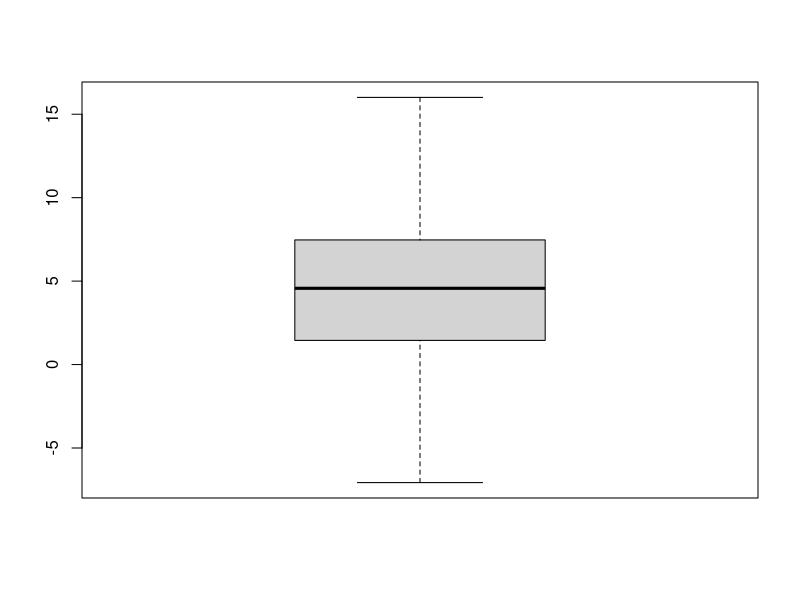
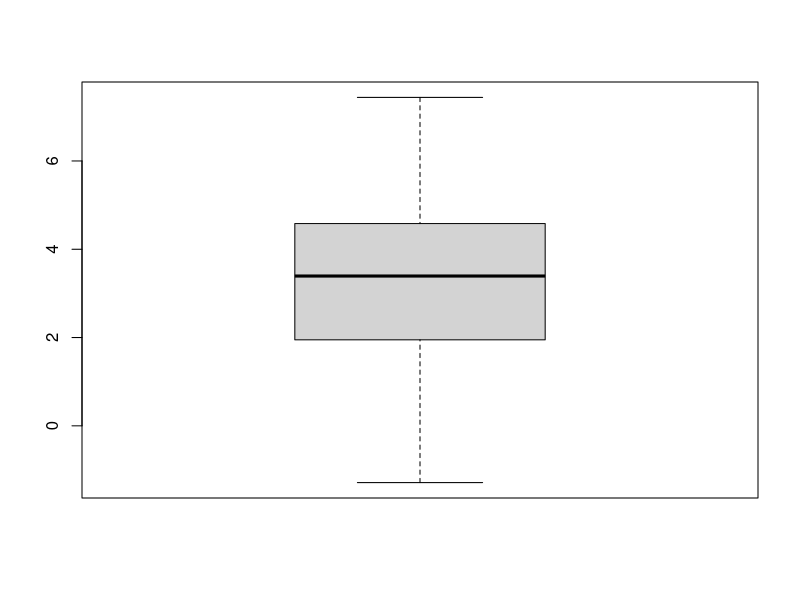
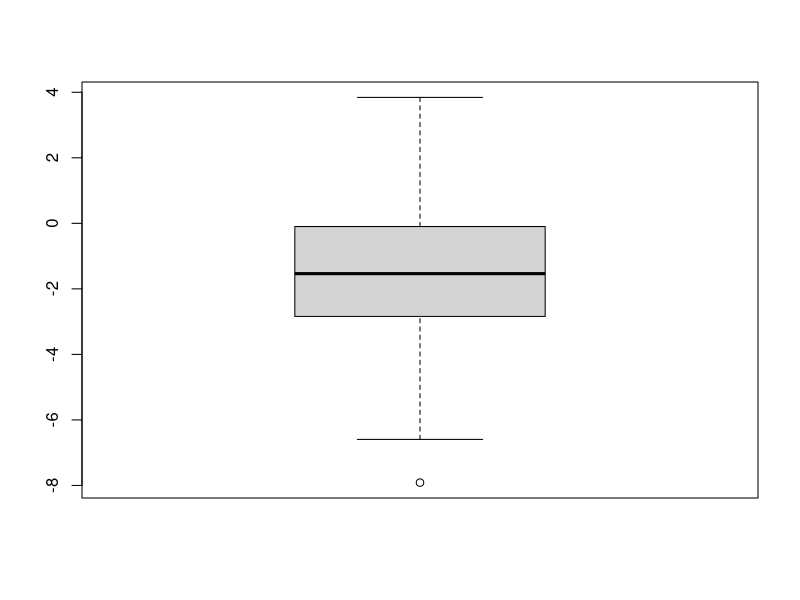
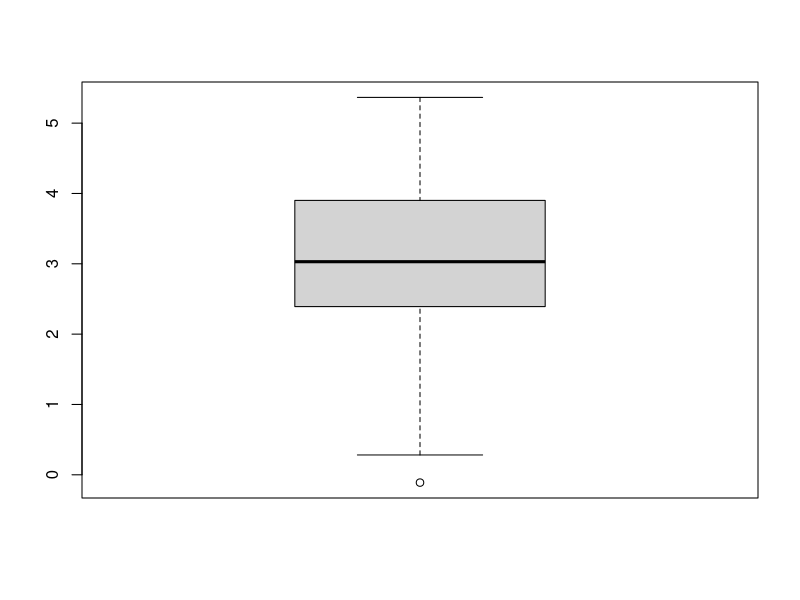
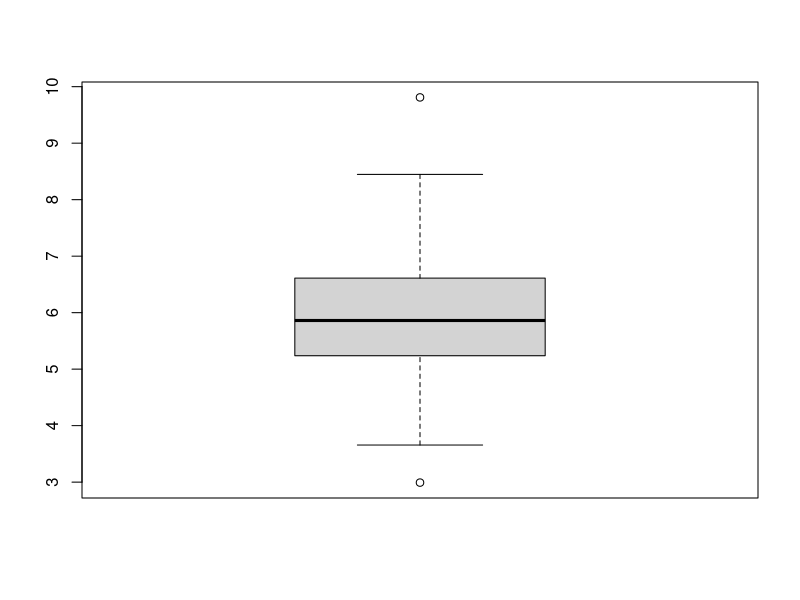
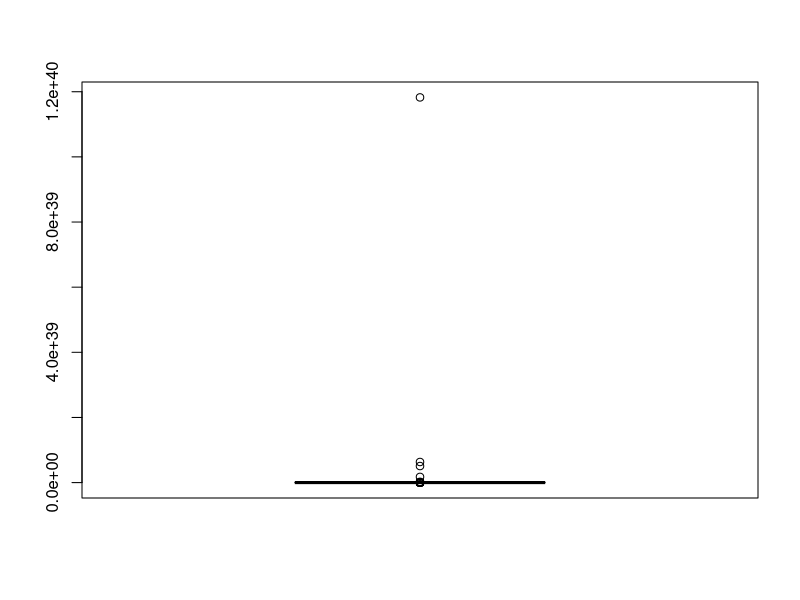
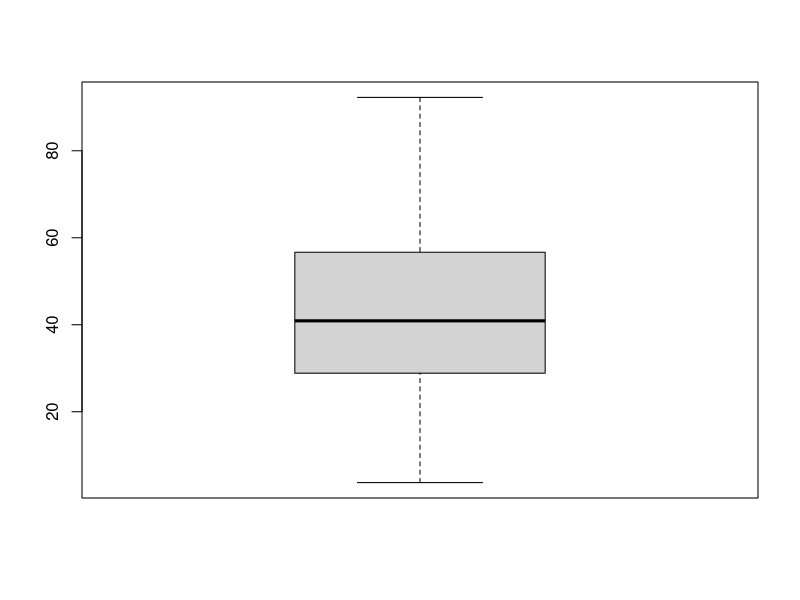
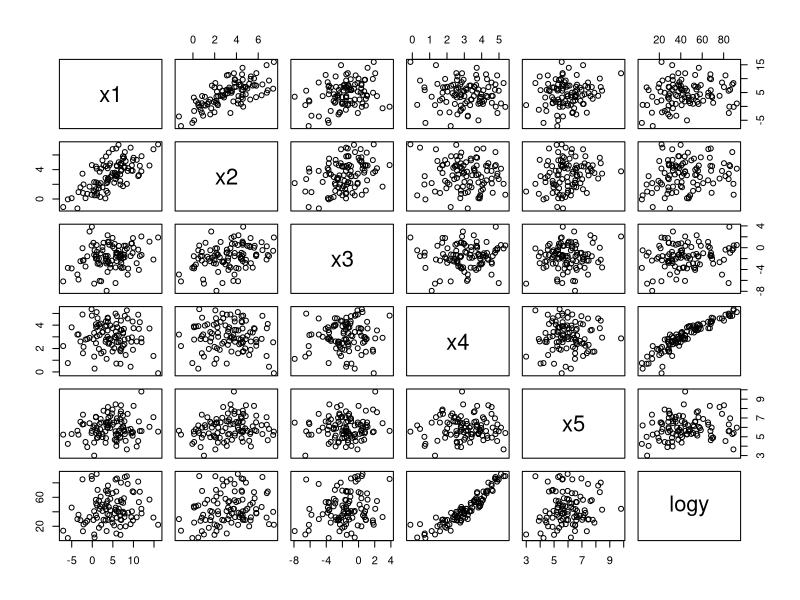

Here is the R script that generated these plots, in order:

# Homework 10 Solution
# WDB
# due 11/15/2021


################### HOW I GENERATED THE DATA #####################


n <- 100

set.seed(1)
x1 <- rnorm(n, 4, 5)
x2 <- .3*x1 + rnorm(n, 2, 1.5)
x3 <- .4*x2 + rnorm(n, -3, 2)
x4 <- rnorm(n, 3, 1.2)
x5 <- rnorm(n, 6, 1)

y <- exp(2 + .5*x2*x5 + 3*(x4^2) + rnorm(n, sd=.5))

z <- data.frame(x1, x2, x3, x4, x5, y)
z <- round(z, 3)

write.csv(z, "simulated.csv", row.names=FALSE)





####################### SOLUTION ############################



# Are any transformations called for?
boxplot(z$x1) # fine
boxplot(z$x2) # fine
boxplot(z$x3) # fine
boxplot(z$x4) # fine
boxplot(z$x5) # fine
boxplot(z$y) # strongly right-skewed
boxplot(log(z$y)) # beautiful, so let's use log(y) instead of y as our response
z$logy <- log(z$y)

attach(z)

# Look at bottom row of pairs plot to determine most predictive explanatory variable
pairs(z[, -6])
# x4 is easily the most predictive

# Try a line to fit x4
plot(x4, logy)
fit1 <- lm(logy ~ x4)
abline(fit1, col=2)

# Look for a pattern remaining in the residuals
plot(x4, fit1$residuals)
abline(h=0, lty=2)
# obvious curved pattern - likely a quadratic would have worked better

# Try a quadratic least-squares fit
fit1 <- lm(logy ~ x4 + I(x4^2))
grid <- seq(min(x4), max(x4), length.out=100)
f <- fit1$coefficients[1] + fit1$coefficients[2]*grid +fit1$coefficients[3]*grid^2
plot(x4, logy)
lines(grid, f, col=2)

# Look for pattern remaining in residuals
plot(x4, fit1$residuals)
abline(h=0, lty=2)
# no obvious pattern
# (can create null line-up to confirm)

summary(fit1)
# indicates that the first-order term isn't needed

# Redo fit without first-order term
fit1 <- lm(logy ~ I(x4^2))

# Look at fit curve
grid <- seq(min(x4), max(x4), length.out=100)
f <- fit1$coefficients[1] + fit1$coefficients[2]*grid^2
plot(x4, logy)
lines(grid, f, col=2)

# Look for pattern remaining in residuals
plot(x4, fit1$residuals)
abline(h=0, lty=2)
# no obvious pattern

summary(fit1)

# Plot residuals against remaining variables to see if they are predictive
plot(x1, fit1$residuals)
plot(x2, fit1$residuals)
plot(x3, fit1$residuals)
plot(x5, fit1$residuals)
# x2 is most predictive of the residuals

# Try a line to fit x2
plot(x2, fit1$residuals)
fit2 <- lm(fit1$residuals ~ x2)
abline(fit2, col=2)

# Look for a pattern remaining in the residuals
# to see if the line captured the relationship
plot(x2, fit2$residuals)
abline(h=0, lty=2)
# no predictive pattern (just increasing noise variance)

# Redo fit of all terms together
fit2 <- lm(logy ~ x2 + I(x4^2))

summary(fit2)

# Plot residuals against remaining variables to see if they are predictive
plot(x1, fit2$residuals)
plot(x3, fit2$residuals)
plot(x5, fit2$residuals)
# x5 is most predictive

# Try a line to fit x5
plot(x5, fit2$residuals)
fit3 <- lm(fit2$residuals ~ x5)
abline(fit3, col=2)

# Look for a pattern remaining in the residuals
# to see if the line captured the relationship
plot(x5, fit3$residuals)
abline(h=0, lty=2)
# no obvious predictive pattern

# Redo fit of all terms together
fit3 <- lm(logy ~ x2 + I(x4^2) + x5)

summary(fit3)

# Plot residuals against remaining variables to see if they are predictive
plot(x1, fit3$residuals)
plot(x3, fit3$residuals)
# no clear patterns

# Check for interactions among our terms
plot(x2*x4^2, fit3$residuals) # no apparent pattern
plot(x2*x5, fit3$residuals) # looks like a quadratic relationship
plot(x4^2*x5, fit3$residuals) # no apparent pattern

# Try a quadratic fit for x2*x5
fit4 <- lm(fit3$residuals ~ I(x2*x5) + I(x2^2*x5^2))
grid <- seq(min(x2*x5), max(x2*x5), length.out=100)
f <- fit4$coefficients[1] + fit4$coefficients[2]*grid +fit4$coefficients[3]*grid^2
plot(x2*x5, fit3$residuals)
lines(grid, f, col=2)

summary(fit4)
# both terms are valuable

# Bring those two additional terms into our overall model
fit4 <- lm(logy ~ x2 +  I(x4^2) + x5 + I(x2*x5) + I(x2^2*x5^2))
summary(fit4)
# indicates several terms my be unnecessary

# drop out the "least significant" which is x2
fit4 <- lm(logy ~ I(x4^2) + x5 + I(x2*x5) + I(x2^2*x5^2))
summary(fit4)

# drop out the "least significant" which is x5
fit4 <- lm(logy ~ I(x4^2) + I(x2*x5) + I(x2^2*x5^2))
summary(fit4)

# drop out the "least significant" which is x2^2*x5^2
fit4 <- lm(logy ~ I(x4^2) + I(x2*x5))
summary(fit4)

# now every term is a keeper.
# The final residuals look Normal:
boxplot(fit4$residuals)

# so here's my guess:
# log(y) = 2.1 + 3.0*x4^2 + .50*x2*x5 + error
# where the error is Normal with standard deviation about .5

